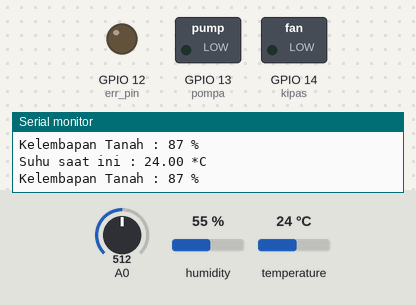
Simulated run of this sketch. Board: ESP8266 (NodeMCU). Shown: switched loads named in the sketch (green lamp = pin HIGH), output pins drawn as LEDs (lit = HIGH), the last lines printed to the serial monitor. Inputs (shaded band) come from the test bench; at power-on: A0 = 512, humidity 55 %, temperature 24 °C. WiFi joins after 1.5 s; servers stay silent unless stated.

Above: at 4.3 s.
At 5.7 s:
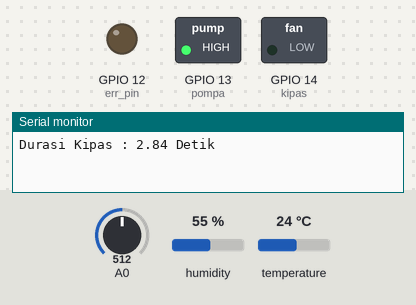
At 6.8 s:
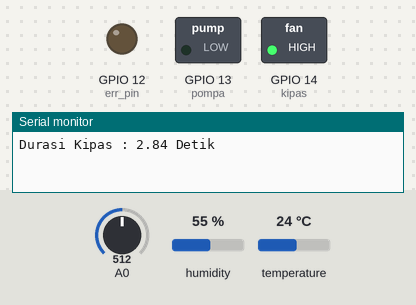
Timing chart, 0 to 10.2 s (numbered marks = the images above):
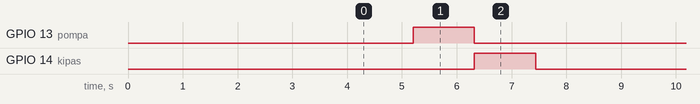

Measured:
- by itself, GPIO 13 (pompa), GPIO 14 (kipas): alternates HIGH for 1.1 s and LOW for 4.0 s
- by itself, everything shown: repeats every 5.1 s, in 3 steps

The sketch:

sistem-penyiraman-otomatis.ino
```cpp
//library
#include "CTBot.h"
#include <DHT.h>
#include <WiFi.h>
#include <Fuzzy.h>

//sensor dht22
#define DHTPIN 33
#define DHTTYPE DHT22
DHT dht(DHTPIN, DHTTYPE);

//telegrambot
CTBot myBot;
TBMessage msg;

const char* ssid = "kiya2306";    //ssid wifi
const char* pass = "kiya1234";  //password wifi
String token = "YOUR_TOKEN";    //token bot telegram
const int id = 1311707317;      //id telegram

//sensor kelembapan tanah
int sensorPin = 34;
int kelTanah;
float hum_u;
float last_hum_u;

//sensor suhu udara
const int err_pin = 12;
float t;
float last_t;

//pompa dan kipas
const int pompa = 13;
const int kipas = 14;

//setpoint suhu dan humidity
byte spsuhu;
byte sphum;

//waktu
long current_time;
long last_time;
long waktu;

byte mode1;
byte state;

// Fuzzy
Fuzzy *fuzzy = new Fuzzy();

// FuzzyInput Kelembapan Tanah
FuzzySet *negatif_hum = new FuzzySet(-1000, -50, -30, 0);
FuzzySet *netral_hum = new FuzzySet(-30, 0, 0, 25);
FuzzySet *positif_hum = new FuzzySet(0, 30, 100, 100);

// FuzzyInput Suhu Udara
FuzzySet *negatif_suhu = new FuzzySet(-100, -50, -25, 0);
FuzzySet *netral_suhu = new FuzzySet(-25, 0, 0, 25);
FuzzySet *positif_suhu = new FuzzySet(0, 25, 100, 100);

// FuzzyOutput Pompa
FuzzySet *pendek1 = new FuzzySet(0, 0, 1, 3);
FuzzySet *cukup1 = new FuzzySet(1, 3, 3, 5);
FuzzySet *lama1 = new FuzzySet(3, 5, 8, 20);

// FuzzyOutput Kipas
FuzzySet *pendek2 = new FuzzySet(0, 0, 1, 3);
FuzzySet *cukup2 = new FuzzySet(1, 3, 3, 5);
FuzzySet *lama2 = new FuzzySet(3, 5, 10, 20);

void setup() {
  // put your setup code here, to run once:
  Serial.begin(115200);
  delay(50);

  dht.begin();

  //error pin
  last_t = 27;
  last_hum_u = 40;
  pinMode(err_pin, OUTPUT);
  digitalWrite(err_pin, LOW);

  //pompa
  pinMode(pompa, OUTPUT);
  digitalWrite(pompa, LOW);

  //kipas
  pinMode(kipas, OUTPUT);
  digitalWrite(kipas, LOW);

  setupFuzzy();

  waktu = 5000;

  sphum = 50;
  spsuhu = 27;

  // wifi
  Serial.print("Connecting Wifi: ");
  Serial.println(ssid);
  WiFi.mode(WIFI_STA);
  WiFi.begin(ssid, pass);

  while (WiFi.status() != WL_CONNECTED) {
    Serial.print(".");
    delay(500);
  }

  Serial.println("");
  Serial.println("WiFi connected");
  Serial.print("IP address: ");
  Serial.println(WiFi.localIP());

  //telegrambot
  myBot.wifiConnect(ssid, pass);
  myBot.setTelegramToken(token);

  //cek koneksi
  if (myBot.testConnection()) {
    Serial.println("Koneksi Bagus");
  } else {
    Serial.println("Koneksi Jelek");
  }

  mode1 = 0;
  delay(2000);
  state = 0; //kondisi awal
}

void loop() {
  // put your main code here, to run repeatedly:
  current_time = millis();
  switch (state)
  {
    case 0:
            bacaSensor();

            //waktu
            if (current_time - last_time >= waktu){
              penyiraman();
              last_time = current_time;
            }
            break;
  }
}

// function pembacaan sensor suhu dan kelembapan
void bacaSensor() {
  t = dht.readTemperature();
  hum_u = dht.readHumidity();

  //deklarasi error suhu
  if (isnan(t)){
    // jika error nilai pembacaan suhu akan default 27 maka led nyala
    t = last_t;
    digitalWrite(err_pin, HIGH);
  }else {
    // jika tidak error nilai pembacaan suhu berdasarkan sensor maka led mati
    last_t = t;
    digitalWrite(err_pin, LOW);
  }

  //deklarasi error humidity
  if (isnan(hum_u)){
    // jika error nilai pembacaan humidity akan default 27
    hum_u = last_hum_u;
  }else {
    // jika tidak error nilai pembacaan humidity berdasarkan sensor
    last_hum_u = hum_u;
  }

  //perhitungan sensor kelembapan
  int nilaiSensor = analogRead(sensorPin);
  kelTanah = (100-((nilaiSensor/4095.00)*100));

  //menampilkan suhu aktual pada serial monitor
  Serial.print("Suhu saat ini : ");
  Serial.print(t);
  Serial.println(" *C");

  //menampilkan kelembapan aktual pada serial monitor
  Serial.print("Kelembapan Tanah : ");
  Serial.print(kelTanah);
  Serial.println(" %");

  //telegrambot
  String suhu = "Suhu : ";
  suhu += int(t);
  suhu += " *C & Kelembapan Udara : ";
  suhu += int(hum_u);
  suhu += "% & Kelembapan Tanah : ";
  suhu += int(kelTanah);
  suhu += "%\n";

  if (myBot.getNewMessage(msg)) {
    if (msg.messageType == CTBotMessageText) {
      if (msg.text.equalsIgnoreCase("mode 1")) {   //mode 1 adalah mode otomatis
        mode1 = 1;                                 //maka hasil pembacaan sensor suhu dan kelembapan
        myBot.sendMessage(id, "ok mode otomatis"); //akan tampil di telegram selama 5 detik secara terus menerus
      } else if (msg.text.equalsIgnoreCase("mode 0")) { //mode 0 adalah mode manual
        mode1 = 0;
        myBot.sendMessage(id, "ok mode manual");
      } else if (msg.text.equalsIgnoreCase("data")) { //sama hal nya dengan mode otomatis tetapi hasil pembacaan
          if (mode1 == 0){                            //sensor suhu dan kelembapan akan tampil cuma sekali
            myBot.sendMessage(id, suhu, "");
            }
      } else if (msg.text.equalsIgnoreCase("sp suhu")) { //setting setpoint suhu
          mode1 = 2;
          myBot.sendMessage(id, "setting setpoint suhu"); // setelah notifikasi ini muncul lalu ke blok A1
      } else if (msg.text.equalsIgnoreCase("sp hum")) { // setting setpoint humidity
          mode1 = 3;
          myBot.sendMessage(id, "setting setpoint kelembapan"); // setelah notifikasi ini muncul lalu ke blok A2
      }
      else if (msg.text.equalsIgnoreCase("waktu")) { //setting waktu
          mode1 = 4;
          myBot.sendMessage(id, "setting durasi waktu"); // setelah notifikasi ini muncul lalu ke blok A3
      }
      else if(mode1 == 2){ //blok A1
        spsuhu = msg.text.toInt(); //user memasukkan setpoint suhu dari telegram
        Serial.println(spsuhu); //hasil input dari user ditampilkan di serial monitor
        myBot.sendMessage(id, String(spsuhu)); //hasil input dari user ditampilkan di telegram
        mode1 = 0; // kembali ke mode manual
        myBot.sendMessage(id, "mode manual");
     }
     else if(mode1 == 4){ //blok A3
        waktu = msg.text.toInt(); //user memasukkan set waktu dari telegram
        Serial.println(waktu); //hasil input dari user ditampilkan di serial monitor
        myBot.sendMessage(id, String(waktu)); //hasil input dari user ditampilkan di telegram
        mode1 = 0; // kembali ke mode manual
        myBot.sendMessage(id, "mode manual");
     }
     else if(mode1 == 3){ //blok A2
        sphum = msg.text.toInt(); //user memasukkan setpoint humidity dari telegram
        Serial.println(sphum); //hasil input dari user ditampilkan di serial monitor
        myBot.sendMessage(id, String(sphum)); //hasil input dari user ditampilkan di telegram
        mode1 = 0; // kembali ke mode manual
        myBot.sendMessage(id, "mode manuals");
     }
    }
  }

  // mode 1
  if (mode1 == 1){
    delay(5000);
    myBot.sendMessage(id, suhu, "");
    }
}

//function durasi penyiraman dan durasi kipas
void penyiraman(){
  int nilaiSensor = analogRead(sensorPin);
  kelTanah = (100-((nilaiSensor/4095.00)*100));

  if (isnan(hum_u)){
    hum_u = last_hum_u;
  }else {
    last_hum_u = hum_u;
  }

  t = dht.readTemperature();
  hum_u = dht.readHumidity();

  if (isnan(t)){
    t = last_t;
  }else {
    last_t = t;
  }

  //fuzzy menggunakan rumus delta
  int delta_hum = kelTanah - sphum; // delta humidity = kelembapan aktual - setpoint humidity
  int delta_suhu = t - spsuhu; // delta suhu = suhu aktual - setpoint suhu

  fuzzy->setInput(1, delta_hum); // fuzzy input 1 humidity
  fuzzy->setInput(2, delta_suhu); //fuzzy input 2 suhu

  fuzzy->fuzzify();

  Serial.print("\tKelembapan: Negatif_Hum-> ");
  Serial.print(negatif_hum->getPertinence());
  Serial.print("\t Setting Point Hum ");
  Serial.println(sphum);
  Serial.print("\t Delta Hum ");
  Serial.println(delta_hum);
  Serial.print(", Netral_Hum-> ");
  Serial.print(netral_hum->getPertinence());
  Serial.print(", Positif_Hum-> ");
  Serial.println(positif_hum->getPertinence());

  Serial.print("\tSuhu: Negatif_suhu-> ");
  Serial.print(negatif_suhu->getPertinence());
  Serial.print("\t Setting Point Suhu ");
  Serial.println(spsuhu);
  Serial.print("\t Delta Suhu ");
  Serial.println(delta_suhu);
  Serial.print(", Netral_suhu-> ");
  Serial.print(netral_suhu->getPertinence());
  Serial.print(", Positif_suhu-> ");
  Serial.println(positif_suhu->getPertinence());

  //output defuzzyfikasi
  float output1 = fuzzy->defuzzify(1);
  float output2 = fuzzy->defuzzify(2);

  Serial.println("Output: ");
  Serial.print("\tDurasi 1 (pompa): Pendek 1-> ");
  Serial.print(pendek1->getPertinence());
  Serial.print(", Cukup 1-> ");
  Serial.print(cukup1->getPertinence());
  Serial.print(", Lama 1-> ");
  Serial.println(lama1->getPertinence());

  Serial.print("\tDurasi 2 (kipas): Pendek 2-> ");
  Serial.print(pendek2->getPertinence());
  Serial.print(",  Cukup 2-> ");
  Serial.print(cukup2->getPertinence());
  Serial.print(",  Lama 2-> ");
  Serial.print(lama2->getPertinence());

  Serial.print("Durasi Penyiraman : ");
  Serial.print(output1);
  Serial.println(" Detik");
  myBot.sendMessage(id, "Durasi Penyiraman");
  myBot.sendMessage(id, String(output1));

  Serial.print("Durasi Kipas : ");
  Serial.print(output2);
  Serial.println(" Detik");
  myBot.sendMessage(id, "Durasi Kipas");
  myBot.sendMessage(id, String(output2));

  int semprot = output1*1000; //hasil durasi penyiraman dalam milisecond harus dikali 1000 biar ke detik
  digitalWrite(pompa, HIGH); // pompa nyala
  delay(semprot);
  digitalWrite(pompa, LOW); // pompa mati

  int nyala_kipas = output1*1000; //hasil durasi kipas dalam milisecond harus dikali 1000 biar ke detik
  digitalWrite(kipas, HIGH); //kipas nyala
  delay(nyala_kipas);
  digitalWrite(kipas, LOW); //kipas mati
}

//function fuzzy setup
void setupFuzzy(){
//  FuzzyInput KelembapanTanah
  FuzzyInput *kelembapan = new FuzzyInput(1);
  kelembapan->addFuzzySet(negatif_hum);
  kelembapan->addFuzzySet(netral_hum);
  kelembapan->addFuzzySet(positif_hum);
  fuzzy->addFuzzyInput(kelembapan);

//  FuzzyInput SuhuUdara
  FuzzyInput *suhu = new FuzzyInput(2);
  suhu->addFuzzySet(negatif_suhu);
  suhu->addFuzzySet(netral_suhu);
  suhu->addFuzzySet(positif_suhu);
  fuzzy->addFuzzyInput(suhu);

  // FuzzyOutput Durasi-1 (pompa)
  FuzzyOutput *durasi1 = new FuzzyOutput(1);
  durasi1->addFuzzySet(pendek1);
  durasi1->addFuzzySet(cukup1);
  durasi1->addFuzzySet(lama1);
  fuzzy->addFuzzyOutput(durasi1);

  // FuzzyOutput Durasi-2 (kipas)
  FuzzyOutput *durasi2 = new FuzzyOutput(2);
  durasi2->addFuzzySet(pendek2);
  durasi2->addFuzzySet(cukup2);
  durasi2->addFuzzySet(lama2);
  fuzzy->addFuzzyOutput(durasi2);

  // Building FuzzyRule 1 'if kelembapan negatif_hum and suhu negatif_suhu then durasi cukup1'
  FuzzyRuleAntecedent *ifKelembapannegatif_humAndSuhunegatif_suhu = new FuzzyRuleAntecedent();
  ifKelembapannegatif_humAndSuhunegatif_suhu->joinWithAND(negatif_hum, negatif_suhu);
  FuzzyRuleConsequent *thenDurasiCukup1 = new FuzzyRuleConsequent();
  thenDurasiCukup1->addOutput(cukup1);
  FuzzyRule *fuzzyRule1 = new FuzzyRule(1, ifKelembapannegatif_humAndSuhunegatif_suhu, thenDurasiCukup1);
  fuzzy->addFuzzyRule(fuzzyRule1);

  // Building FuzzyRule 2 'if kelembapan netral_hum and suhu negatif_suhu then durasi pendek1'
  FuzzyRuleAntecedent *ifKelembapannetral_humAndSuhunegatif_suhu = new FuzzyRuleAntecedent();
  ifKelembapannetral_humAndSuhunegatif_suhu->joinWithAND(netral_hum, negatif_suhu);
  FuzzyRuleConsequent *thenDurasiPendek1 = new FuzzyRuleConsequent();
  thenDurasiPendek1->addOutput(pendek1);
  FuzzyRule *fuzzyRule2 = new FuzzyRule(2, ifKelembapannetral_humAndSuhunegatif_suhu, thenDurasiPendek1);
  fuzzy->addFuzzyRule(fuzzyRule2);

  // Building FuzzyRule 3 'if kelembapan positif_hum and suhu negatif_suhu then durasi pendek1'
  FuzzyRuleAntecedent *ifKelembapanpositif_humAndSuhunegatif_suhu = new FuzzyRuleAntecedent();
  ifKelembapanpositif_humAndSuhunegatif_suhu->joinWithAND(positif_hum, negatif_suhu);
  FuzzyRuleConsequent *thenDurasiPendek2 = new FuzzyRuleConsequent();
  thenDurasiPendek2->addOutput(pendek1);
  FuzzyRule *fuzzyRule3 = new FuzzyRule(3, ifKelembapanpositif_humAndSuhunegatif_suhu, thenDurasiPendek2);
  fuzzy->addFuzzyRule(fuzzyRule3);

  //FuzzyRule4-->if negatif_hum and netral_suhu then lama1
  FuzzyRuleAntecedent *ifKelembapannegatif_humAndSuhunetral_suhu = new FuzzyRuleAntecedent();
  ifKelembapannegatif_humAndSuhunetral_suhu->joinWithAND(negatif_hum, netral_suhu);
  FuzzyRuleConsequent *thenDurasiLama1 = new FuzzyRuleConsequent();
  thenDurasiLama1->addOutput(lama1);
  FuzzyRule *fuzzyRule4 = new FuzzyRule(4, ifKelembapannegatif_humAndSuhunetral_suhu, thenDurasiLama1);
  fuzzy->addFuzzyRule(fuzzyRule4);

  //FuzzyRule5-->if netral_hum and netral_suhu then pendek3
  FuzzyRuleAntecedent *ifKelembapannetral_humAndSuhunetral_suhu = new FuzzyRuleAntecedent();
  ifKelembapannetral_humAndSuhunetral_suhu->joinWithAND(netral_hum, netral_suhu);
  FuzzyRuleConsequent *thenDurasiPendek3 = new FuzzyRuleConsequent();
  thenDurasiPendek3->addOutput(pendek1);
  FuzzyRule *fuzzyRule5 = new FuzzyRule(5, ifKelembapannetral_humAndSuhunetral_suhu, thenDurasiPendek3);
  fuzzy->addFuzzyRule(fuzzyRule5);

  //FuzzyRule6-->if positif_hum and netral_suhu then pendek4
  FuzzyRuleAntecedent *ifKelembapanpositif_humAndSuhunetral_suhu = new FuzzyRuleAntecedent();
  ifKelembapanpositif_humAndSuhunetral_suhu->joinWithAND(positif_hum, netral_suhu);
  FuzzyRuleConsequent *thenDurasiPendek4 = new FuzzyRuleConsequent();
  thenDurasiPendek4->addOutput(pendek1);
  FuzzyRule *fuzzyRule6 = new FuzzyRule(6, ifKelembapanpositif_humAndSuhunetral_suhu, thenDurasiPendek4);
  fuzzy->addFuzzyRule(fuzzyRule6);

  //FuzzyRule7-->if negatif_hum and positif_suhu then lama2
  FuzzyRuleAntecedent *ifKelembapannegatif_humAndSuhupositif_suhu = new FuzzyRuleAntecedent();
  ifKelembapannegatif_humAndSuhupositif_suhu->joinWithAND(negatif_hum, positif_suhu);
  FuzzyRuleConsequent *thenDurasiLama2 = new FuzzyRuleConsequent();
  thenDurasiLama2->addOutput(lama1);
  FuzzyRule *fuzzyRule7 = new FuzzyRule(7, ifKelembapannegatif_humAndSuhupositif_suhu, thenDurasiLama2);
  fuzzy->addFuzzyRule(fuzzyRule7);

  //FuzzyRule8-->if netral_hum and positif_suhu then pendek5
  FuzzyRuleAntecedent *ifKelembapannetral_humAndSuhupositif_suhu = new FuzzyRuleAntecedent();
  ifKelembapannetral_humAndSuhupositif_suhu->joinWithAND(netral_hum, positif_suhu);
  FuzzyRuleConsequent *thenDurasiPendek5 = new FuzzyRuleConsequent();
  thenDurasiPendek5->addOutput(pendek1);
  FuzzyRule *fuzzyRule8 = new FuzzyRule(8, ifKelembapannetral_humAndSuhupositif_suhu, thenDurasiPendek5);
  fuzzy->addFuzzyRule(fuzzyRule8);

  //FuzzyRule9-->if positif_hum and positif_suhu then pendek6
  FuzzyRuleAntecedent *ifKelembapanpositif_humAndSuhupositif_suhu = new FuzzyRuleAntecedent();
  ifKelembapanpositif_humAndSuhupositif_suhu->joinWithAND(positif_hum, positif_suhu);
  FuzzyRuleConsequent *thenDurasiPendek6 = new FuzzyRuleConsequent();
  thenDurasiPendek6->addOutput(pendek1);
  FuzzyRule *fuzzyRule9 = new FuzzyRule(9, ifKelembapanpositif_humAndSuhupositif_suhu, thenDurasiPendek6);
  fuzzy->addFuzzyRule(fuzzyRule9);


  //BuildingFuzzyKipas
  //FuzzyRule10-->if negatif_hum and negatif_suhu then pendek7
  FuzzyRuleAntecedent *ifKelembapannegatif_humAndSuhunegatif_suhu2 = new FuzzyRuleAntecedent();
  ifKelembapannegatif_humAndSuhunegatif_suhu2->joinWithAND(negatif_hum, negatif_suhu);
  FuzzyRuleConsequent *thenDurasiPendek7 = new FuzzyRuleConsequent();
  thenDurasiPendek7->addOutput(pendek2);
  FuzzyRule *fuzzyRule10 = new FuzzyRule(10, ifKelembapannegatif_humAndSuhunegatif_suhu2, thenDurasiPendek7);
  fuzzy->addFuzzyRule(fuzzyRule10);

  //FuzzyRule11-->if netral_hum and negatif_suhu then pendek8
  FuzzyRuleAntecedent *ifKelembapannetral_humAndSuhunegatif_suhu2 = new FuzzyRuleAntecedent();
  ifKelembapannetral_humAndSuhunegatif_suhu2->joinWithAND(netral_hum, negatif_suhu);
  FuzzyRuleConsequent *thenDurasiPendek8 = new FuzzyRuleConsequent();
  thenDurasiPendek8->addOutput(pendek2);
  FuzzyRule *fuzzyRule11 = new FuzzyRule(11, ifKelembapannetral_humAndSuhunegatif_suhu2, thenDurasiPendek8);
  fuzzy->addFuzzyRule(fuzzyRule11);

  //FuzzyRule12-->if positif_hum and negatif_suhu then pendek9
  FuzzyRuleAntecedent *ifKelembapanpositif_humAndSuhunegatif_suhu2 = new FuzzyRuleAntecedent();
  ifKelembapanpositif_humAndSuhunegatif_suhu2->joinWithAND(positif_hum, negatif_suhu);
  FuzzyRuleConsequent *thenDurasiPendek9 = new FuzzyRuleConsequent();
  thenDurasiPendek9->addOutput(pendek2);
  FuzzyRule *fuzzyRule12 = new FuzzyRule(12, ifKelembapanpositif_humAndSuhunegatif_suhu2, thenDurasiPendek9);
  fuzzy->addFuzzyRule(fuzzyRule12);

  //FuzzyRule13-->if negatif_hum and netral_suhu then cukup2
  FuzzyRuleAntecedent *ifKelembapannegatif_humAndSuhunetral_suhu2 = new FuzzyRuleAntecedent();
  ifKelembapannegatif_humAndSuhunetral_suhu2->joinWithAND(negatif_hum, netral_suhu);
  FuzzyRuleConsequent *thenDurasiCukup2 = new FuzzyRuleConsequent();
  thenDurasiCukup2->addOutput(cukup2);
  FuzzyRule *fuzzyRule13 = new FuzzyRule(13, ifKelembapannegatif_humAndSuhunetral_suhu2, thenDurasiCukup2);
  fuzzy->addFuzzyRule(fuzzyRule13);

  //FuzzyRule14-->if netral_hum and netral_suhu then cukup3
  FuzzyRuleAntecedent *ifKelembapannetral_humAndSuhunetral_suhu2 = new FuzzyRuleAntecedent();
  ifKelembapannetral_humAndSuhunetral_suhu2->joinWithAND(netral_hum, netral_suhu);
  FuzzyRuleConsequent *thenDurasiCukup3 = new FuzzyRuleConsequent();
  thenDurasiCukup3->addOutput(cukup2);
  FuzzyRule *fuzzyRule14 = new FuzzyRule(14, ifKelembapannetral_humAndSuhunetral_suhu2, thenDurasiCukup3);
  fuzzy->addFuzzyRule(fuzzyRule14);

  //FuzzyRule15-->if positif_hum and netral_suhu then cukup4
  FuzzyRuleAntecedent *ifKelembapanpositif_humAndSuhunetral_suhu2 = new FuzzyRuleAntecedent();
  ifKelembapanpositif_humAndSuhunetral_suhu2->joinWithAND(positif_hum, netral_suhu);
  FuzzyRuleConsequent *thenDurasiCukup4 = new FuzzyRuleConsequent();
  thenDurasiCukup4->addOutput(cukup2);
  FuzzyRule *fuzzyRule15 = new FuzzyRule(15, ifKelembapanpositif_humAndSuhunetral_suhu2, thenDurasiCukup4);
  fuzzy->addFuzzyRule(fuzzyRule15);

  //FuzzyRule16-->if negatif_hum and positif_suhu then lama3
  FuzzyRuleAntecedent *ifKelembapannegatif_humAndSuhupositif_suhu2 = new FuzzyRuleAntecedent();
  ifKelembapannegatif_humAndSuhupositif_suhu2->joinWithAND(negatif_hum, positif_suhu);
  FuzzyRuleConsequent *thenDurasiLama3 = new FuzzyRuleConsequent();
  thenDurasiLama3->addOutput(lama2);
  FuzzyRule *fuzzyRule16 = new FuzzyRule(16, ifKelembapannegatif_humAndSuhupositif_suhu2, thenDurasiLama3);
  fuzzy->addFuzzyRule(fuzzyRule16);

  //FuzzyRule17-->if netral_hum and positif_suhu then lama4
  FuzzyRuleAntecedent *ifKelembapannetral_humAndSuhupositif_suhu2 = new FuzzyRuleAntecedent();
  ifKelembapannetral_humAndSuhupositif_suhu2->joinWithAND(netral_hum, positif_suhu);
  FuzzyRuleConsequent *thenDurasiLama4 = new FuzzyRuleConsequent();
  thenDurasiLama4->addOutput(lama2);
  FuzzyRule *fuzzyRule17 = new FuzzyRule(17, ifKelembapannetral_humAndSuhupositif_suhu2, thenDurasiLama4);
  fuzzy->addFuzzyRule(fuzzyRule17);

  //FuzzyRule18-->if positif_hum and positif_suhu then lama5
  FuzzyRuleAntecedent *ifKelembapanpositif_humAndSuhupositif_suhu2 = new FuzzyRuleAntecedent();
  ifKelembapanpositif_humAndSuhupositif_suhu2->joinWithAND(positif_hum, positif_suhu);
  FuzzyRuleConsequent *thenDurasiLama5 = new FuzzyRuleConsequent();
  thenDurasiLama5->addOutput(lama2);
  FuzzyRule *fuzzyRule18 = new FuzzyRule(18, ifKelembapanpositif_humAndSuhupositif_suhu2, thenDurasiLama5);
  fuzzy->addFuzzyRule(fuzzyRule18);
}
```
